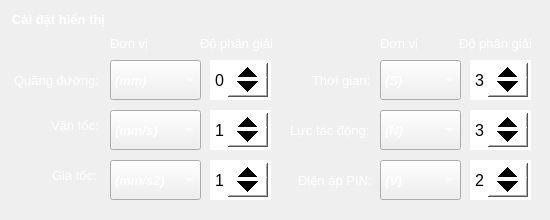
      <widget class="QWidget" name="tab_4">
       <attribute name="title">
        <string>           Cài đặt           </string>
       </attribute>
       <widget class="QGroupBox" name="groupBox_7">
        <property name="geometry">
         <rect>
          <x>10</x>
          <y>10</y>
          <width>531</width>
          <height>201</height>
         </rect>
        </property>
        <property name="font">
         <font>
          <pointsize>10</pointsize>
          <bold>true</bold>
         </font>
        </property>
        <property name="styleSheet">
         <string notr="true">QGroupBox{
border:0px;
color: rgb(255, 255, 255);
}</string>
        </property>
        <property name="title">
         <string>Cài đặt hiển thị</string>
        </property>
        <widget class="QComboBox" name="comboBox_Display_Car_Unit_A2">
         <property name="geometry">
          <rect>
           <x>100</x>
           <y>150</y>
           <width>91</width>
           <height>40</height>
          </rect>
         </property>
         <property name="font">
          <font>
           <pointsize>10</pointsize>
           <italic>true</italic>
           <bold>true</bold>
          </font>
         </property>
         <property name="styleSheet">
          <string notr="true">color: rgb(255, 255, 255);</string>
         </property>
         <item>
          <property name="text">
           <string>(mm/s2)</string>
          </property>
         </item>
         <item>
          <property name="text">
           <string>(m/s2)</string>
          </property>
         </item>
        </widget>
        <widget class="QComboBox" name="comboBox_Display_Car_Unit_S2">
         <property name="geometry">
          <rect>
           <x>100</x>
           <y>50</y>
           <width>91</width>
           <height>40</height>
          </rect>
         </property>
         <property name="font">
          <font>
           <pointsize>10</pointsize>
           <italic>true</italic>
           <bold>true</bold>
          </font>
         </property>
         <property name="styleSheet">
          <string notr="true">color: rgb(255, 255, 255);</string>
         </property>
         <item>
          <property name="text">
           <string>(mm)</string>
          </property>
         </item>
         <item>
          <property name="text">
           <string>(m)</string>
          </property>
         </item>
         <item>
          <property name="text">
           <string>(km)</string>
          </property>
         </item>
        </widget>
        <widget class="QComboBox" name="comboBox_Display_Car_Unit_V2">
         <property name="geometry">
          <rect>
           <x>100</x>
           <y>100</y>
           <width>91</width>
           <height>40</height>
          </rect>
         </property>
         <property name="font">
          <font>
           <pointsize>10</pointsize>
           <italic>true</italic>
           <bold>true</bold>
          </font>
         </property>
         <property name="styleSheet">
          <string notr="true">color: rgb(255, 255, 255);</string>
         </property>
         <item>
          <property name="text">
           <string>(mm/s)</string>
          </property>
         </item>
         <item>
          <property name="text">
           <string>(m/s)</string>
          </property>
         </item>
         <item>
          <property name="text">
           <string>(km/h)</string>
          </property>
         </item>
        </widget>
        <widget class="QComboBox" name="comboBox_Display_Car_Unit_T2">
         <property name="geometry">
          <rect>
           <x>370</x>
           <y>50</y>
           <width>81</width>
           <height>40</height>
          </rect>
         </property>
         <property name="font">
          <font>
           <pointsize>10</pointsize>
           <italic>true</italic>
           <bold>true</bold>
          </font>
         </property>
         <property name="styleSheet">
          <string notr="true">color: rgb(255, 255, 255);</string>
         </property>
         <item>
          <property name="text">
           <string>(S)</string>
          </property>
         </item>
         <item>
          <property name="text">
           <string>(mS)</string>
          </property>
         </item>
         <item>
          <property name="text">
           <string>(uS)</string>
          </property>
         </item>
        </widget>
        <widget class="QComboBox" name="comboBox_Display_Car_Unit_F2">
         <property name="geometry">
          <rect>
           <x>370</x>
           <y>100</y>
           <width>81</width>
           <height>40</height>
          </rect>
         </property>
         <property name="font">
          <font>
           <pointsize>10</pointsize>
           <italic>true</italic>
           <bold>true</bold>
          </font>
         </property>
         <property name="styleSheet">
          <string notr="true">color: rgb(255, 255, 255);</string>
         </property>
         <item>
          <property name="text">
           <string>(N)</string>
          </property>
         </item>
         <item>
          <property name="text">
           <string>(G)</string>
          </property>
         </item>
         <item>
          <property name="text">
           <string>(Kg)</string>
          </property>
         </item>
        </widget>
        <widget class="QLabel" name="label_41">
         <property name="geometry">
          <rect>
           <x>4</x>
           <y>60</y>
           <width>91</width>
           <height>20</height>
          </rect>
         </property>
         <property name="font">
          <font>
           <pointsize>10</pointsize>
           <bold>false</bold>
          </font>
         </property>
         <property name="styleSheet">
          <string notr="true">color: rgb(255, 255, 255);</string>
         </property>
         <property name="text">
          <string>Quãng đường:</string>
         </property>
        </widget>
        <widget class="QLabel" name="label_48">
         <property name="geometry">
          <rect>
           <x>302</x>
           <y>60</y>
           <width>61</width>
           <height>20</height>
          </rect>
         </property>
         <property name="font">
          <font>
           <pointsize>10</pointsize>
           <bold>false</bold>
          </font>
         </property>
         <property name="styleSheet">
          <string notr="true">color: rgb(255, 255, 255);</string>
         </property>
         <property name="text">
          <string>Thời gian:</string>
         </property>
        </widget>
        <widget class="QLabel" name="label_55">
         <property name="geometry">
          <rect>
           <x>41</x>
           <y>105</y>
           <width>51</width>
           <height>20</height>
          </rect>
         </property>
         <property name="font">
          <font>
           <pointsize>10</pointsize>
           <bold>false</bold>
          </font>
         </property>
         <property name="styleSheet">
          <string notr="true">color: rgb(255, 255, 255);</string>
         </property>
         <property name="text">
          <string>Vận tốc:</string>
         </property>
        </widget>
        <widget class="QLabel" name="label_56">
         <property name="geometry">
          <rect>
           <x>42</x>
           <y>155</y>
           <width>51</width>
           <height>20</height>
          </rect>
         </property>
         <property name="font">
          <font>
           <pointsize>10</pointsize>
           <bold>false</bold>
          </font>
         </property>
         <property name="styleSheet">
          <string notr="true">color: rgb(255, 255, 255);</string>
         </property>
         <property name="text">
          <string>Gia tốc:</string>
         </property>
        </widget>
        <widget class="QLabel" name="label_57">
         <property name="geometry">
          <rect>
           <x>280</x>
           <y>110</y>
           <width>81</width>
           <height>20</height>
          </rect>
         </property>
         <property name="font">
          <font>
           <pointsize>10</pointsize>
           <bold>false</bold>
          </font>
         </property>
         <property name="styleSheet">
          <string notr="true">color: rgb(255, 255, 255);</string>
         </property>
         <property name="text">
          <string>Lực tác động:</string>
         </property>
        </widget>
        <widget class="QSpinBox" name="spinBox_Display_Car_Pre_S2">
         <property name="geometry">
          <rect>
           <x>200</x>
           <y>50</y>
           <width>61</width>
           <height>40</height>
          </rect>
         </property>
         <property name="font">
          <font>
           <pointsize>12</pointsize>
           <bold>false</bold>
          </font>
         </property>
         <property name="styleSheet">
          <string notr="true">QSpinBox
{
background-color: rgb(255, 255, 255);
color: rgb(0, 0, 0);
}
QSpinBox::up-button
{
    min-width:40px;
    min-height: 20px;
}
QSpinBox::down-button
{
    min-width: 40px;
    min-height: 20px;
}
</string>
         </property>
         <property name="alignment">
          <set>Qt::AlignCenter</set>
         </property>
         <property name="minimum">
          <number>0</number>
         </property>
         <property name="maximum">
          <number>5</number>
         </property>
         <property name="value">
          <number>0</number>
         </property>
        </widget>
        <widget class="QSpinBox" name="spinBox_Display_Car_Pre_V2">
         <property name="geometry">
          <rect>
           <x>200</x>
           <y>100</y>
           <width>61</width>
           <height>40</height>
          </rect>
         </property>
         <property name="font">
          <font>
           <pointsize>12</pointsize>
           <bold>false</bold>
          </font>
         </property>
         <property name="styleSheet">
          <string notr="true">QSpinBox
{
background-color: rgb(255, 255, 255);
color: rgb(0, 0, 0);
}
QSpinBox::up-button
{
    min-width:40px;
    min-height: 20px;
}
QSpinBox::down-button
{
    min-width: 40px;
    min-height: 20px;
}
</string>
         </property>
         <property name="alignment">
          <set>Qt::AlignCenter</set>
         </property>
         <property name="minimum">
          <number>0</number>
         </property>
         <property name="maximum">
          <number>5</number>
         </property>
         <property name="value">
          <number>1</number>
         </property>
        </widget>
        <widget class="QSpinBox" name="spinBox_Display_Car_Pre_A2">
         <property name="geometry">
          <rect>
           <x>200</x>
           <y>150</y>
           <width>61</width>
           <height>40</height>
          </rect>
         </property>
         <property name="font">
          <font>
           <pointsize>12</pointsize>
           <bold>false</bold>
          </font>
         </property>
         <property name="styleSheet">
          <string notr="true">QSpinBox
{
background-color: rgb(255, 255, 255);
color: rgb(0, 0, 0);
}
QSpinBox::up-button
{
    min-width:40px;
    min-height: 20px;
}
QSpinBox::down-button
{
    min-width: 40px;
    min-height: 20px;
}
</string>
         </property>
         <property name="alignment">
          <set>Qt::AlignCenter</set>
         </property>
         <property name="minimum">
          <number>0</number>
         </property>
         <property name="maximum">
          <number>5</number>
         </property>
         <property name="value">
          <number>1</number>
         </property>
        </widget>
        <widget class="QSpinBox" name="spinBox_Display_Car_Pre_T2">
         <property name="geometry">
          <rect>
           <x>460</x>
           <y>50</y>
           <width>61</width>
           <height>40</height>
          </rect>
         </property>
         <property name="font">
          <font>
           <pointsize>12</pointsize>
           <bold>false</bold>
          </font>
         </property>
         <property name="styleSheet">
          <string notr="true">QSpinBox
{
background-color: rgb(255, 255, 255);
color: rgb(0, 0, 0);
}
QSpinBox::up-button
{
    min-width:40px;
    min-height: 20px;
}
QSpinBox::down-button
{
    min-width: 40px;
    min-height: 20px;
}
</string>
         </property>
         <property name="alignment">
          <set>Qt::AlignCenter</set>
         </property>
         <property name="minimum">
          <number>0</number>
         </property>
         <property name="maximum">
          <number>3</number>
         </property>
         <property name="value">
          <number>3</number>
         </property>
        </widget>
        <widget class="QSpinBox" name="spinBox_Display_Car_Pre_F2">
         <property name="geometry">
          <rect>
           <x>460</x>
           <y>100</y>
           <width>61</width>
           <height>40</height>
          </rect>
         </property>
         <property name="font">
          <font>
           <pointsize>12</pointsize>
           <bold>false</bold>
          </font>
         </property>
         <property name="styleSheet">
          <string notr="true">QSpinBox
{
background-color: rgb(255, 255, 255);
color: rgb(0, 0, 0);
}
QSpinBox::up-button
{
    min-width:40px;
    min-height: 20px;
}
QSpinBox::down-button
{
    min-width: 40px;
    min-height: 20px;
}
</string>
         </property>
         <property name="alignment">
          <set>Qt::AlignCenter</set>
         </property>
         <property name="minimum">
          <number>0</number>
         </property>
         <property name="maximum">
          <number>5</number>
         </property>
         <property name="value">
          <number>3</number>
         </property>
        </widget>
        <widget class="QLabel" name="label_58">
         <property name="geometry">
          <rect>
           <x>100</x>
           <y>23</y>
           <width>101</width>
           <height>20</height>
          </rect>
         </property>
         <property name="font">
          <font>
           <pointsize>10</pointsize>
           <bold>false</bold>
          </font>
         </property>
         <property name="styleSheet">
          <string notr="true">color: rgb(255, 255, 255);</string>
         </property>
         <property name="text">
          <string>Đơn vị</string>
         </property>
        </widget>
        <widget class="QLabel" name="label_63">
         <property name="geometry">
          <rect>
           <x>190</x>
           <y>23</y>
           <width>101</width>
           <height>20</height>
          </rect>
         </property>
         <property name="font">
          <font>
           <pointsize>10</pointsize>
           <bold>false</bold>
          </font>
         </property>
         <property name="styleSheet">
          <string notr="true">color: rgb(255, 255, 255);</string>
         </property>
         <property name="text">
          <string>Độ phân giải</string>
         </property>
        </widget>
        <widget class="QLabel" name="label_64">
         <property name="geometry">
          <rect>
           <x>449</x>
           <y>23</y>
           <width>81</width>
           <height>20</height>
          </rect>
         </property>
         <property name="font">
          <font>
           <pointsize>10</pointsize>
           <bold>false</bold>
          </font>
         </property>
         <property name="styleSheet">
          <string notr="true">color: rgb(255, 255, 255);</string>
         </property>
         <property name="text">
          <string>Độ phân giải</string>
         </property>
        </widget>
        <widget class="QLabel" name="label_65">
         <property name="geometry">
          <rect>
           <x>370</x>
           <y>23</y>
           <width>51</width>
           <height>20</height>
          </rect>
         </property>
         <property name="font">
          <font>
           <pointsize>10</pointsize>
           <bold>false</bold>
          </font>
         </property>
         <property name="styleSheet">
          <string notr="true">color: rgb(255, 255, 255);</string>
         </property>
         <property name="text">
          <string>Đơn vị</string>
         </property>
        </widget>
        <widget class="QLabel" name="label_49">
         <property name="geometry">
          <rect>
           <x>288</x>
           <y>160</y>
           <width>81</width>
           <height>20</height>
          </rect>
         </property>
         <property name="font">
          <font>
           <pointsize>10</pointsize>
           <bold>false</bold>
          </font>
         </property>
         <property name="styleSheet">
          <string notr="true">color: rgb(255, 255, 255);</string>
         </property>
         <property name="text">
          <string>Điện áp PIN:</string>
         </property>
        </widget>
        <widget class="QComboBox" name="comboBox_Display_Car_Unit_PIN2">
         <property name="geometry">
          <rect>
           <x>370</x>
           <y>150</y>
           <width>81</width>
           <height>40</height>
          </rect>
         </property>
         <property name="font">
          <font>
           <pointsize>10</pointsize>
           <italic>true</italic>
           <bold>true</bold>
          </font>
         </property>
         <property name="styleSheet">
          <string notr="true">color: rgb(255, 255, 255);</string>
         </property>
         <property name="currentIndex">
          <number>0</number>
         </property>
         <item>
          <property name="text">
           <string>(V)</string>
          </property>
         </item>
         <item>
          <property name="text">
           <string>(mV)</string>
          </property>
         </item>
        </widget>
        <widget class="QSpinBox" name="spinBox_Display_Car_Pre_PIN2">
         <property name="geometry">
          <rect>
           <x>460</x>
           <y>150</y>
           <width>61</width>
           <height>40</height>
          </rect>
         </property>
         <property name="font">
          <font>
           <pointsize>12</pointsize>
           <bold>false</bold>
          </font>
         </property>
         <property name="styleSheet">
          <string notr="true">QSpinBox
{
background-color: rgb(255, 255, 255);
color: rgb(0, 0, 0);
}
QSpinBox::up-button
{
    min-width:40px;
    min-height: 20px;
}
QSpinBox::down-button
{
    min-width: 40px;
    min-height: 20px;
}
</string>
         </property>
         <property name="alignment">
          <set>Qt::AlignCenter</set>
         </property>
         <property name="minimum">
          <number>0</number>
         </property>
         <property name="maximum">
          <number>5</number>
         </property>
         <property name="value">
          <number>2</number>
         </property>
        </widget>
       </widget>
      </widget>
